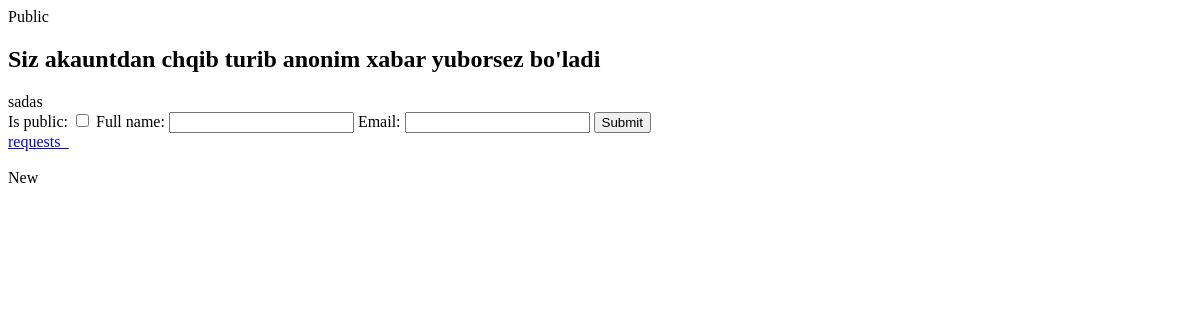
/form/20221223161409609912/?tab=requests, run on an earlier commit of the app's database.
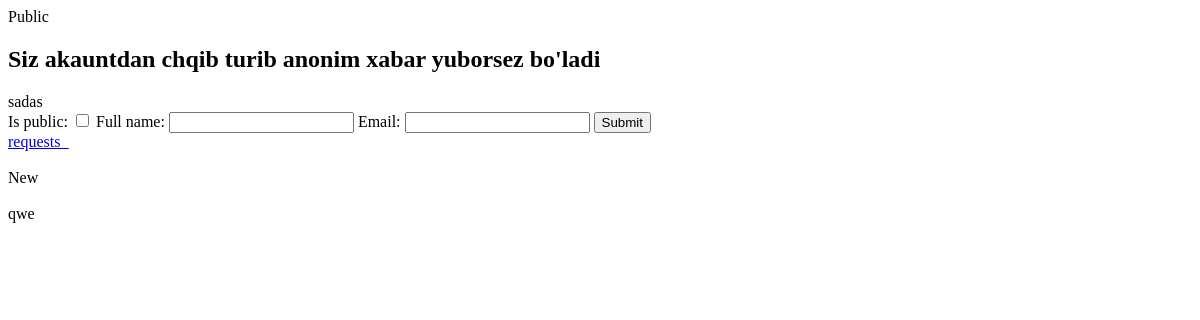
And on a later commit of the database.
### forms/models.py (models this page shows, shortened)
class FormRequest(models.Model):
    form = models.ForeignKey(Form, on_delete=models.CASCADE, related_name="form_requests")
    user = models.ForeignKey(CustomUser, on_delete=models.CASCADE, null=True, blank=True, related_name='user_request')
    is_public = models.BooleanField(default=False)
    view = models.BooleanField(default=False)
    full_name = models.CharField(max_length=32)
    email = models.EmailField()

### forms/views.py (the view)
# urls.py: path("form/<str:slug>/", SingleView, name='single'),
def SingleView(request, slug):
    single = Form.objects.get(slug=slug)
    tab = request.GET.get('tab')
    requests_ = None
    if tab == "requests":
        if request.user.username == single.author.username:
            requests_ = single.form_requests.all()
        else:
            requests_ = single.form_requests.filter(is_public=True)
    form_ = get_object_or_404(Form, slug=slug)
    user_r = None
    if single.anonim_requests == False:
        if request.user.is_authenticated:
            user_r = get_object_or_404(CustomUser, username=request.user)
        else:
            return HttpResponseRedirect(request.META.get('HTTP_REFERER'))
    else:
        if request.user.is_authenticated:
            user_r = get_object_or_404(CustomUser, username=request.user)
        else:
            user_r = get_object_or_404(CustomUser, username='anonim')
    form_requests_count = form_.form_requests.count()
    new_request = None
    if request.method == 'POST':
        request_form = CreateFormRequestTest(data=request.POST)
        if request_form.is_valid():
            new_request = request_form.save(commit=False)
            new_request.form = form_
            new_request.user = user_r
            new_request.save()
            return HttpResponseRedirect(request.META.get('HTTP_REFERER'))
    else:
        request_form = CreateFormRequestTest()
    context = {
        "single":single,
        "form_requests_count":form_requests_count,
        "request_form":request_form,
        "requests_":requests_
    }
    return render(request, 'pages/single.html', context)

### forms/form.py
class CreateFormRequestTest(forms.ModelForm):
    class Meta:
        model = FormRequest
        fields = ['is_public', 'full_name', 'email']

### templates/pages/single.html (shortened to what this page needs)
<!DOCTYPE html>
<html lang="en">
<head>
</head>
<body>
    {% if single.is_public %}
    <span>Public</span>
    {% else %}
    <span>Private</span>
    {% endif %}
    <br>
    {% if single.anonim_requests %}
    <h2>Siz akauntdan chqib turib anonim xabar yuborsez bo'ladi</h2>
    {% endif %}
    {{ single.message }}
    <form method="post">
        {{ request_form }}
        <button type="submit">Submit</button>
    </form>
    <a href="?tab=requests">requests_</a>
    <br>
    {% for y in requests_ %}
    <br>
    {{ y.full_name }}
    <br>
    {% endfor %}
</body>
</html>

What changed in the data, as far as the page shows it:
added FormRequest: full_name "qwe"
